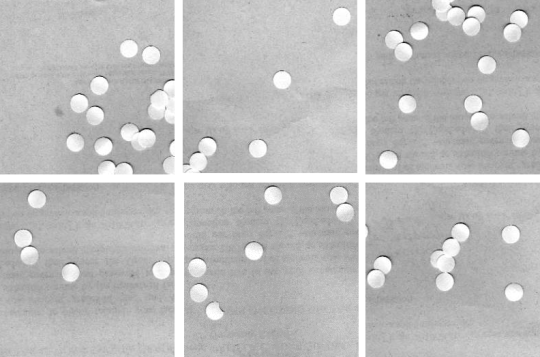
#> input picture DistanceTransform/cell2.png, 540 x 357 px, found by its file name
$ python cellCount.py
#> lines starting #> are read from the running program, lines starting #| are printed output that depends on the picture; after the words box and inside, x2 and y2 are one past the last pixel; in counts of white or black regions, pixels touching at a corner belong together
from ast import Sub
from email.mime import image
from msilib.schema import Binary
import cv2 as cv
import numpy as np

kernel = np.ones((2,2),np.uint8)


img = cv.imread("D:\\Download\\cell2.png", cv.IMREAD_GRAYSCALE)
#> img is the input picture: shape (357, 540); min 22, max 255, mean 189.2
#cv.imshow("Original", img)

deteced_edge = cv.Canny(img, 50, 250)
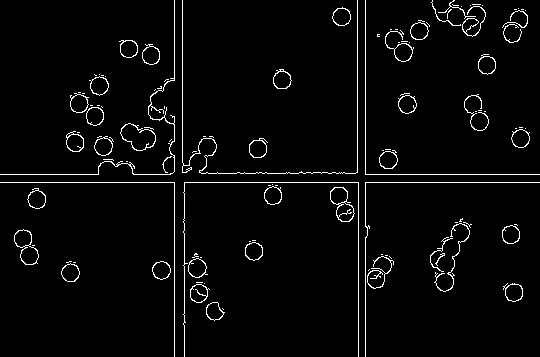
#> deteced_edge: shape (357, 540); 3.2% white in thin lines or dots
#cv.imshow("edge", deteced_edge)


cnts,_= cv.findContours(deteced_edge, cv.RETR_EXTERNAL, cv.CHAIN_APPROX_SIMPLE)
#> cnts = 116 contours, 81 with area under 20; largest, box (x1, y1, x2, y2) and area: (120, 123, 156, 151) 610, (330, 187, 355, 222) 506, (14, 229, 39, 265) 505, (385, 30, 414, 62) 268, (188, 258, 208, 278) 263
sub_img = list()
#idx = 0
for c in cnts:
	x,y,w,h = cv.boundingRect(c)
	if w>150 and h>150:
		cropped = img[y:y+h, x:x+w]
		#cv.imshow('cropped', cropped)
		#cv.rectangle(img,(x,y),(x+w,y+h),(0,255,0),2)
		sub_img.append(cropped)
#> this loop made 116 passes
#> (x, y, w, h) on passes 2, 3, 4, 5, 8, 10, 11, 12, 15, 18, 19, 21: (206, 302, 19, 19), (190, 284, 20, 19), (503, 283, 20, 19), (204, 283, 1, 1), (61, 263, 19, 19), (152, 261, 19, 19), (66, 261, 6, 2), (188, 258, 20, 20), (367, 256, 27, 33), (435, 253, 10, 13), (192, 253, 7, 5), (245, 242, 18, 19)
#> (c, x, y, w, h) on passes 1, 6, 7, 9, 13, 14: ([[222, 308], [223, 309]], 222, 308, 2, 2), ([[196, 282], [202, 282]], 196, 282, 7, 1), ([[369, 269], [368, 270]], 368, 269, 2, 2), ([[73, 262], [75, 262]], 73, 262, 3, 1), ([[200, 257], [201, 257]], 200, 257, 2, 1), ([[389, 256], [391, 258]], 389, 256, 3, 3)
#> after the loop, sub_img = 6 items
		#idx = idx + 1
		#print(idx)

current_image = 5
cv.imshow('original', sub_img[current_image])
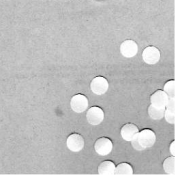
#> window 'original': shape (175, 175); min 22, max 255, mean 192

#b_img = cv.threshold(sub_img[current_image], 200,255,cv.THRESH_BINARY)[1]
b_img = b_img = cv.threshold( sub_img[current_image],0,255,cv.THRESH_BINARY + cv.THRESH_OTSU)[1]
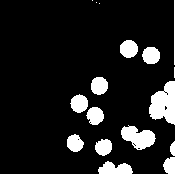
#> b_img: shape (175, 175); 12.4% white; 16 white regions (4 under 20 px), largest, box (x1, y1, x2, y2) and area: (149, 81, 175, 125) 786, (0, 157, 175, 175) 664, (121, 125, 156, 150) 534
cv.imshow('Raw image',b_img)

# diatance transform
dist_img = cv.distanceTransform(b_img, cv.DIST_L1, 3)
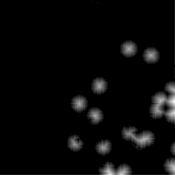
#> dist_img: shape (175, 175) float32; min 0, max 14, mean 0.481; drawn with min black and max white
cv.normalize(dist_img, dist_img,0,1,cv.NORM_MINMAX) # convert to maxtrix from 0 to 1 -> %
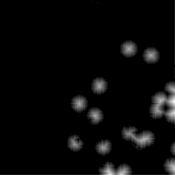
#> dist_img: shape (175, 175) float32; 12.44% of pixels changed, all inside (x1, y1, x2, y2) = (0, 0, 175, 175)
cv.imshow('Distance image', dist_img)

print(dist_img.dtype)
#| float32
print(np.max(dist_img)) # distance with the number of pixel
#| 1.0

out = cv.threshold(dist_img, 0.3, 1, cv.THRESH_BINARY)[1]
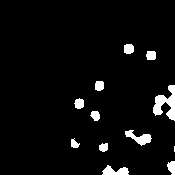
#> out: shape (175, 175) float32; values 0 (black) and 1 (white), 4.6% white; 12 white regions (1 under 20 px), largest, box (x1, y1, x2, y2) and area: (153, 85, 175, 121) 403, (125, 130, 152, 146) 198, (102, 165, 129, 175) 171


cv.imshow('After thres',out)

cv.waitKey(0)
cv.destroyAllWindows()
